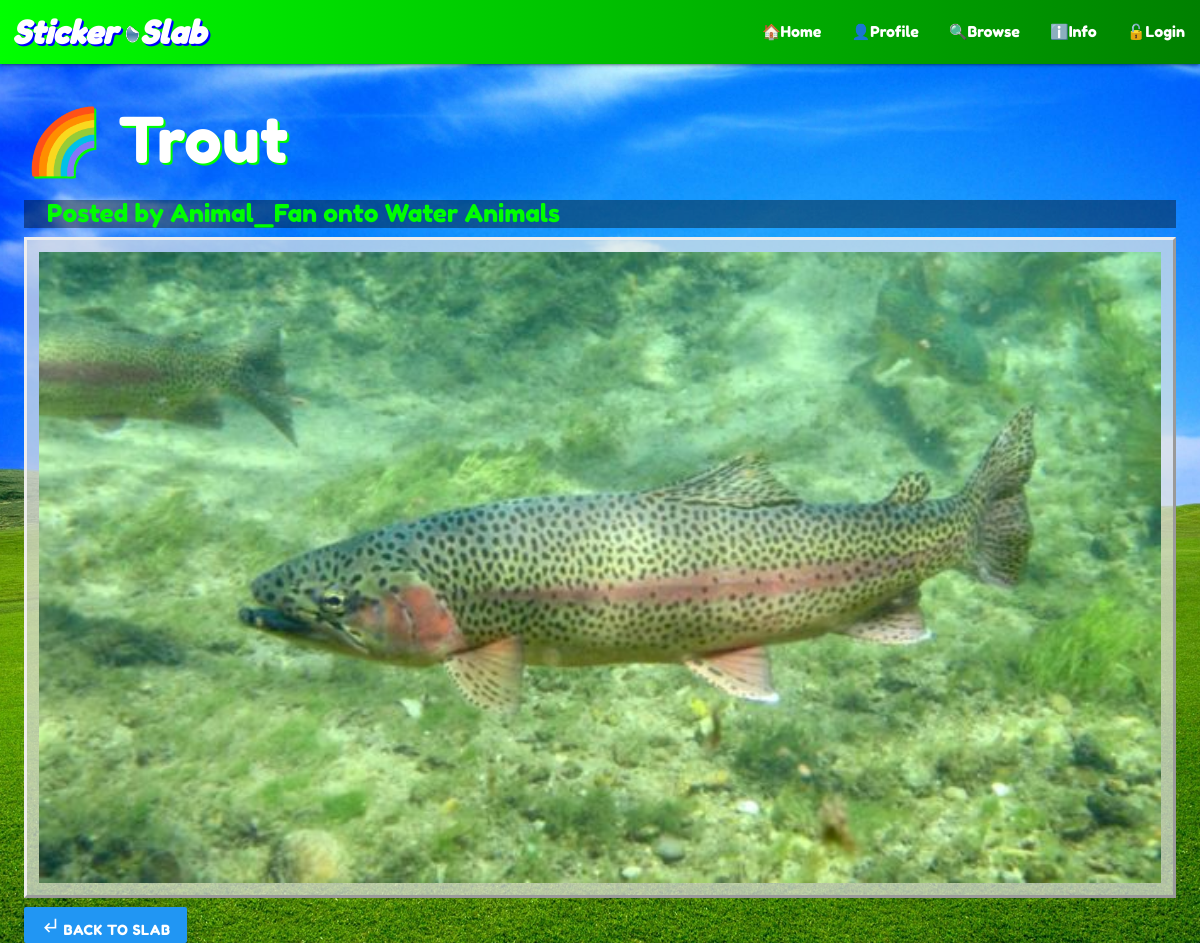
The page /show_sticker/19/ on the database its author committed.
### slab/models.py (models this page shows, shortened)
class Sticker(models.Model):
    slab = models.ForeignKey(Slab, on_delete=models.PROTECT)
    position_x = models.IntegerField()
    position_y = models.IntegerField()
    name = models.CharField(max_length=100)
    color = models.CharField(max_length=8)
    text = models.CharField(max_length=500, null=True, blank=True)
    link = models.CharField(max_length=500, null=True, blank=True)
    image = models.ImageField(null=True, blank=True)
    def is_text(self):
        return self.text is not None and self.text != ''
    def is_link(self):
        return self.link is not None and self.link != ''
    def is_image(self):
        return self.image is not None and self.image != ''

class Slab(models.Model):
    user = models.ForeignKey(User, on_delete=models.PROTECT)
    name = models.CharField(max_length=100)
    private = models.BooleanField(default=False)
    bookmarkings = models.ManyToManyField(User, related_name='bookmarked_slabs', blank=True)
    background = models.ImageField()
    font = models.CharField(max_length=100)

### slab/views.py (the view)
# urls.py: path('show_sticker/<int:sticker_id>/', views.show_sticker, name='show_sticker'),
def show_sticker(request, sticker_id):
    sticker = Sticker.objects.get(pk=sticker_id)
    if (sticker.is_link()):
        return HttpResponseRedirect(sticker.link)
    else:
        return render(request, 'show_sticker.html', {'sticker': sticker})

### slab/templates/show_sticker.html
{% extends 'base.html' %}
{% block content %}
<h1>{{sticker.name}}</h1>
<div class="main_div">
    <div id="sticker_header" name="sticker_header">
        <h5>Posted by {{sticker.slab.user.username}} onto {{sticker.slab.name}}</h5>
    </div>
    <div id="show_content" name="show_content">
            {% if sticker.is_text %}
                <p>{{sticker.text}}</p>
            {% elif sticker.is_link %}
                <a href="{{sticker.link}}">{{sticker.name}}</a>
            {% elif sticker.is_image %}
                <img id="display_image" name="display_image" src="{{sticker.image.url}}"/>
            {% endif %}
    </div>
    <br>
    <br>
</div>
<div class="footer_buttons">
    <a class="waves-effect waves-light btn blue" href="{% url 'slab:show_slab' sticker.slab.id %}"><i class="material-icons">subdirectory_arrow_left</i> Back to Slab</a>
</div>
{% endblock %}

### slab/static/slab/style.css (style rules this page uses)
body { background: white url("images/background_default.jpg") no-repeat center center fixed; background-size: cover; max-width: 100%; overflow-x: hidden; font-family: 'Fredoka One', cursive; }
h1 { color: white; font-weight: bold; text-shadow: 2px 2px Lime; padding-left: 2%; }
.main_div { margin-left: 1%; margin-right: 1%; padding-left: 1%; padding-right: 1%; }
.footer_buttons { position: fixed; bottom: 0px; margin-left: 1%; padding-left: 1%; }
#sticker_header { padding-left: 2%; color: lime; background-color: rgba(0, 0, 0, 0.4); }
#show_content { padding: 1%; border-style: outset; color: black; text-shadow: 1px 1px DeepSkyBlue; background-color: rgba(230, 230, 230, 0.7); }
#display_image { width: 100%; }

### rows shown on the page
Sticker: name "🌈 Trout", slab.user.username "Animal_Fan", slab.name "Water Animals", image (picture)
